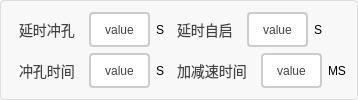
              <widget class="QGroupBox" name="groupBox_20">
               <property name="styleSheet">
                <string notr="true">QGroupBox {
    border: 1px solid #DDD;
    border-radius: 4px;
    font: bold 14px;
    color: #666;
    background-color: #F8F8F8;
}

QGroupBox::title {
    subcontrol-origin: margin;
    subcontrol-position: top left;
    left: 10px;
    padding: 0 5px;
}</string>
               </property>
               <property name="title">
                <string/>
               </property>
               <layout class="QGridLayout" name="gridLayout_10">
                <item row="0" column="0">
                 <layout class="QHBoxLayout" name="horizontalLayout_60">
                  <item>
                   <layout class="QVBoxLayout" name="verticalLayout_12">
                    <item>
                     <layout class="QHBoxLayout" name="horizontalLayout_49">
                      <item>
                       <widget class="QLabel" name="label_43">
                        <property name="styleSheet">
                         <string notr="true">/* 基础标签样式 */
QLabel {
    color: #444444;          /* 主文字色 */
    font-size: 14px;         /* 标准字号 */
    background: transparent; /* 透明背景 */
    padding: 2px 4px;        /* 基础内边距 */
}

/* 标题样式 */
QLabel.title {
    font-size: 16px;
    font-weight: 600;
    color: #333333;
    border-bottom: 1px solid #DDDDDD; /* 下划线装饰 */
    padding-bottom: 4px;
}

/* 副标题/次要文本 */
QLabel.subtitle {
    color: #666666;
    font-size: 13px;
    font-style: italic;
}

/* 强调文本 */
QLabel.emphasis {
    color: #333333;
    font-weight: 500;
    background-color: #F5F5F5;
    border-radius: 3px;
    padding: 4px 8px;
}

/* 状态标签（成功/警告/错误） */
QLabel[state=&quot;success&quot;] {
    color: #228B22;          /* 森林绿 */
    border-left: 3px solid #228B22;
    padding-left: 8px;
}

QLabel[state=&quot;warning&quot;] {
    color: #FF8C00;          /* 暗橙 */
    border-left: 3px solid #FF8C00;
    padding-left: 8px;
}

QLabel[state=&quot;error&quot;] {
    color: #B22222;          /* 砖红 */
    border-left: 3px solid #B22222;
    padding-left: 8px;
}

/* 数据展示标签 */
QLabel.data {
    color: #2F4F4F;          /* 深石板灰 */
    font-family: monospace;
    border: 1px solid #E0E0E0;
    background-color: #FFFFFF;
    padding: 6px 12px;
    border-radius: 4px;
}

/* 禁用状态 */
QLabel:disabled {
    color: #AAAAAA;
    background-color: transparent;
}

/* 链接样式（伪链接效果） */
QLabel.link {
    color: #4682B4;          /* 钢蓝 */
    text-decoration: underline;
    border-bottom: 1px dotted #4682B4;
}

/* 图标标签 */
QLabel.icon {
    qproperty-alignment: AlignCenter;
    border: 1px solid #E0E0E0;
    border-radius: 4px;
    background-color: #FFFFFF;
    padding: 12px;
}</string>
                        </property>
                        <property name="text">
                         <string>延时冲孔</string>
                        </property>
                       </widget>
                      </item>
                      <item>
                       <widget class="QPushButton" name="btn_yanshichongkong">
                        <property name="sizePolicy">
                         <sizepolicy hsizetype="Minimum" vsizetype="Minimum">
                          <horstretch>0</horstretch>
                          <verstretch>0</verstretch>
                         </sizepolicy>
                        </property>
                        <property name="styleSheet">
                         <string notr="true">QPushButton {
    padding: 6px 14px;
    border: 2px solid #CCC;
    border-radius: 4px;
    background-color: white;
    color: #444;
}

QPushButton:hover {
    border-color: #999;
    background-color: #F5F5F5;
}

QPushButton:pressed {
    border-color: #777;
    background-color: #EEE;
}</string>
                        </property>
                        <property name="text">
                         <string>value</string>
                        </property>
                       </widget>
                      </item>
                      <item>
                       <widget class="QLabel" name="label_44">
                        <property name="text">
                         <string>S</string>
                        </property>
                       </widget>
                      </item>
                     </layout>
                    </item>
                    <item>
                     <layout class="QHBoxLayout" name="horizontalLayout_51">
                      <item>
                       <widget class="QLabel" name="label_45">
                        <property name="styleSheet">
                         <string notr="true">/* 基础标签样式 */
QLabel {
    color: #444444;          /* 主文字色 */
    font-size: 14px;         /* 标准字号 */
    background: transparent; /* 透明背景 */
    padding: 2px 4px;        /* 基础内边距 */
}

/* 标题样式 */
QLabel.title {
    font-size: 16px;
    font-weight: 600;
    color: #333333;
    border-bottom: 1px solid #DDDDDD; /* 下划线装饰 */
    padding-bottom: 4px;
}

/* 副标题/次要文本 */
QLabel.subtitle {
    color: #666666;
    font-size: 13px;
    font-style: italic;
}

/* 强调文本 */
QLabel.emphasis {
    color: #333333;
    font-weight: 500;
    background-color: #F5F5F5;
    border-radius: 3px;
    padding: 4px 8px;
}

/* 状态标签（成功/警告/错误） */
QLabel[state=&quot;success&quot;] {
    color: #228B22;          /* 森林绿 */
    border-left: 3px solid #228B22;
    padding-left: 8px;
}

QLabel[state=&quot;warning&quot;] {
    color: #FF8C00;          /* 暗橙 */
    border-left: 3px solid #FF8C00;
    padding-left: 8px;
}

QLabel[state=&quot;error&quot;] {
    color: #B22222;          /* 砖红 */
    border-left: 3px solid #B22222;
    padding-left: 8px;
}

/* 数据展示标签 */
QLabel.data {
    color: #2F4F4F;          /* 深石板灰 */
    font-family: monospace;
    border: 1px solid #E0E0E0;
    background-color: #FFFFFF;
    padding: 6px 12px;
    border-radius: 4px;
}

/* 禁用状态 */
QLabel:disabled {
    color: #AAAAAA;
    background-color: transparent;
}

/* 链接样式（伪链接效果） */
QLabel.link {
    color: #4682B4;          /* 钢蓝 */
    text-decoration: underline;
    border-bottom: 1px dotted #4682B4;
}

/* 图标标签 */
QLabel.icon {
    qproperty-alignment: AlignCenter;
    border: 1px solid #E0E0E0;
    border-radius: 4px;
    background-color: #FFFFFF;
    padding: 12px;
}</string>
                        </property>
                        <property name="text">
                         <string>冲孔时间</string>
                        </property>
                       </widget>
                      </item>
                      <item>
                       <widget class="QPushButton" name="btn_chongkongshijian">
                        <property name="sizePolicy">
                         <sizepolicy hsizetype="Minimum" vsizetype="Minimum">
                          <horstretch>0</horstretch>
                          <verstretch>0</verstretch>
                         </sizepolicy>
                        </property>
                        <property name="styleSheet">
                         <string notr="true">QPushButton {
    padding: 6px 14px;
    border: 2px solid #CCC;
    border-radius: 4px;
    background-color: white;
    color: #444;
}

QPushButton:hover {
    border-color: #999;
    background-color: #F5F5F5;
}

QPushButton:pressed {
    border-color: #777;
    background-color: #EEE;
}</string>
                        </property>
                        <property name="text">
                         <string>value</string>
                        </property>
                       </widget>
                      </item>
                      <item>
                       <widget class="QLabel" name="label_46">
                        <property name="text">
                         <string>S</string>
                        </property>
                       </widget>
                      </item>
                     </layout>
                    </item>
                   </layout>
                  </item>
                  <item>
                   <layout class="QVBoxLayout" name="verticalLayout_14">
                    <item>
                     <layout class="QHBoxLayout" name="horizontalLayout_52">
                      <item>
                       <widget class="QLabel" name="label_47">
                        <property name="styleSheet">
                         <string notr="true">/* 基础标签样式 */
QLabel {
    color: #444444;          /* 主文字色 */
    font-size: 14px;         /* 标准字号 */
    background: transparent; /* 透明背景 */
    padding: 2px 4px;        /* 基础内边距 */
}

/* 标题样式 */
QLabel.title {
    font-size: 16px;
    font-weight: 600;
    color: #333333;
    border-bottom: 1px solid #DDDDDD; /* 下划线装饰 */
    padding-bottom: 4px;
}

/* 副标题/次要文本 */
QLabel.subtitle {
    color: #666666;
    font-size: 13px;
    font-style: italic;
}

/* 强调文本 */
QLabel.emphasis {
    color: #333333;
    font-weight: 500;
    background-color: #F5F5F5;
    border-radius: 3px;
    padding: 4px 8px;
}

/* 状态标签（成功/警告/错误） */
QLabel[state=&quot;success&quot;] {
    color: #228B22;          /* 森林绿 */
    border-left: 3px solid #228B22;
    padding-left: 8px;
}

QLabel[state=&quot;warning&quot;] {
    color: #FF8C00;          /* 暗橙 */
    border-left: 3px solid #FF8C00;
    padding-left: 8px;
}

QLabel[state=&quot;error&quot;] {
    color: #B22222;          /* 砖红 */
    border-left: 3px solid #B22222;
    padding-left: 8px;
}

/* 数据展示标签 */
QLabel.data {
    color: #2F4F4F;          /* 深石板灰 */
    font-family: monospace;
    border: 1px solid #E0E0E0;
    background-color: #FFFFFF;
    padding: 6px 12px;
    border-radius: 4px;
}

/* 禁用状态 */
QLabel:disabled {
    color: #AAAAAA;
    background-color: transparent;
}

/* 链接样式（伪链接效果） */
QLabel.link {
    color: #4682B4;          /* 钢蓝 */
    text-decoration: underline;
    border-bottom: 1px dotted #4682B4;
}

/* 图标标签 */
QLabel.icon {
    qproperty-alignment: AlignCenter;
    border: 1px solid #E0E0E0;
    border-radius: 4px;
    background-color: #FFFFFF;
    padding: 12px;
}</string>
                        </property>
                        <property name="text">
                         <string>延时自启</string>
                        </property>
                       </widget>
                      </item>
                      <item>
                       <widget class="QPushButton" name="btn_yanshiziqi">
                        <property name="sizePolicy">
                         <sizepolicy hsizetype="Minimum" vsizetype="Minimum">
                          <horstretch>0</horstretch>
                          <verstretch>0</verstretch>
                         </sizepolicy>
                        </property>
                        <property name="styleSheet">
                         <string notr="true">QPushButton {
    padding: 6px 14px;
    border: 2px solid #CCC;
    border-radius: 4px;
    background-color: white;
    color: #444;
}

QPushButton:hover {
    border-color: #999;
    background-color: #F5F5F5;
}

QPushButton:pressed {
    border-color: #777;
    background-color: #EEE;
}</string>
                        </property>
                        <property name="text">
                         <string>value</string>
                        </property>
                       </widget>
                      </item>
                      <item>
                       <widget class="QLabel" name="label_48">
                        <property name="text">
                         <string>S</string>
                        </property>
                       </widget>
                      </item>
                     </layout>
                    </item>
                    <item>
                     <layout class="QHBoxLayout" name="horizontalLayout_53">
                      <item>
                       <widget class="QLabel" name="label_49">
                        <property name="styleSheet">
                         <string notr="true">/* 基础标签样式 */
QLabel {
    color: #444444;          /* 主文字色 */
    font-size: 14px;         /* 标准字号 */
    background: transparent; /* 透明背景 */
    padding: 2px 4px;        /* 基础内边距 */
}

/* 标题样式 */
QLabel.title {
    font-size: 16px;
    font-weight: 600;
    color: #333333;
    border-bottom: 1px solid #DDDDDD; /* 下划线装饰 */
    padding-bottom: 4px;
}

/* 副标题/次要文本 */
QLabel.subtitle {
    color: #666666;
    font-size: 13px;
    font-style: italic;
}

/* 强调文本 */
QLabel.emphasis {
    color: #333333;
    font-weight: 500;
    background-color: #F5F5F5;
    border-radius: 3px;
    padding: 4px 8px;
}

/* 状态标签（成功/警告/错误） */
QLabel[state=&quot;success&quot;] {
    color: #228B22;          /* 森林绿 */
    border-left: 3px solid #228B22;
    padding-left: 8px;
}

QLabel[state=&quot;warning&quot;] {
    color: #FF8C00;          /* 暗橙 */
    border-left: 3px solid #FF8C00;
    padding-left: 8px;
}

QLabel[state=&quot;error&quot;] {
    color: #B22222;          /* 砖红 */
    border-left: 3px solid #B22222;
    padding-left: 8px;
}

/* 数据展示标签 */
QLabel.data {
    color: #2F4F4F;          /* 深石板灰 */
    font-family: monospace;
    border: 1px solid #E0E0E0;
    background-color: #FFFFFF;
    padding: 6px 12px;
    border-radius: 4px;
}

/* 禁用状态 */
QLabel:disabled {
    color: #AAAAAA;
    background-color: transparent;
}

/* 链接样式（伪链接效果） */
QLabel.link {
    color: #4682B4;          /* 钢蓝 */
    text-decoration: underline;
    border-bottom: 1px dotted #4682B4;
}

/* 图标标签 */
QLabel.icon {
    qproperty-alignment: AlignCenter;
    border: 1px solid #E0E0E0;
    border-radius: 4px;
    background-color: #FFFFFF;
    padding: 12px;
}</string>
                        </property>
                        <property name="text">
                         <string>加减速时间</string>
                        </property>
                       </widget>
                      </item>
                      <item>
                       <widget class="QPushButton" name="btn_jiajiansushijian">
                        <property name="sizePolicy">
                         <sizepolicy hsizetype="Minimum" vsizetype="Minimum">
                          <horstretch>0</horstretch>
                          <verstretch>0</verstretch>
                         </sizepolicy>
                        </property>
                        <property name="styleSheet">
                         <string notr="true">QPushButton {
    padding: 6px 14px;
    border: 2px solid #CCC;
    border-radius: 4px;
    background-color: white;
    color: #444;
}

QPushButton:hover {
    border-color: #999;
    background-color: #F5F5F5;
}

QPushButton:pressed {
    border-color: #777;
    background-color: #EEE;
}</string>
                        </property>
                        <property name="text">
                         <string>value</string>
                        </property>
                       </widget>
                      </item>
                      <item>
                       <widget class="QLabel" name="label_50">
                        <property name="text">
                         <string>MS</string>
                        </property>
                       </widget>
                      </item>
                     </layout>
                    </item>
                   </layout>
                  </item>
                 </layout>
                </item>
               </layout>
              </widget>
